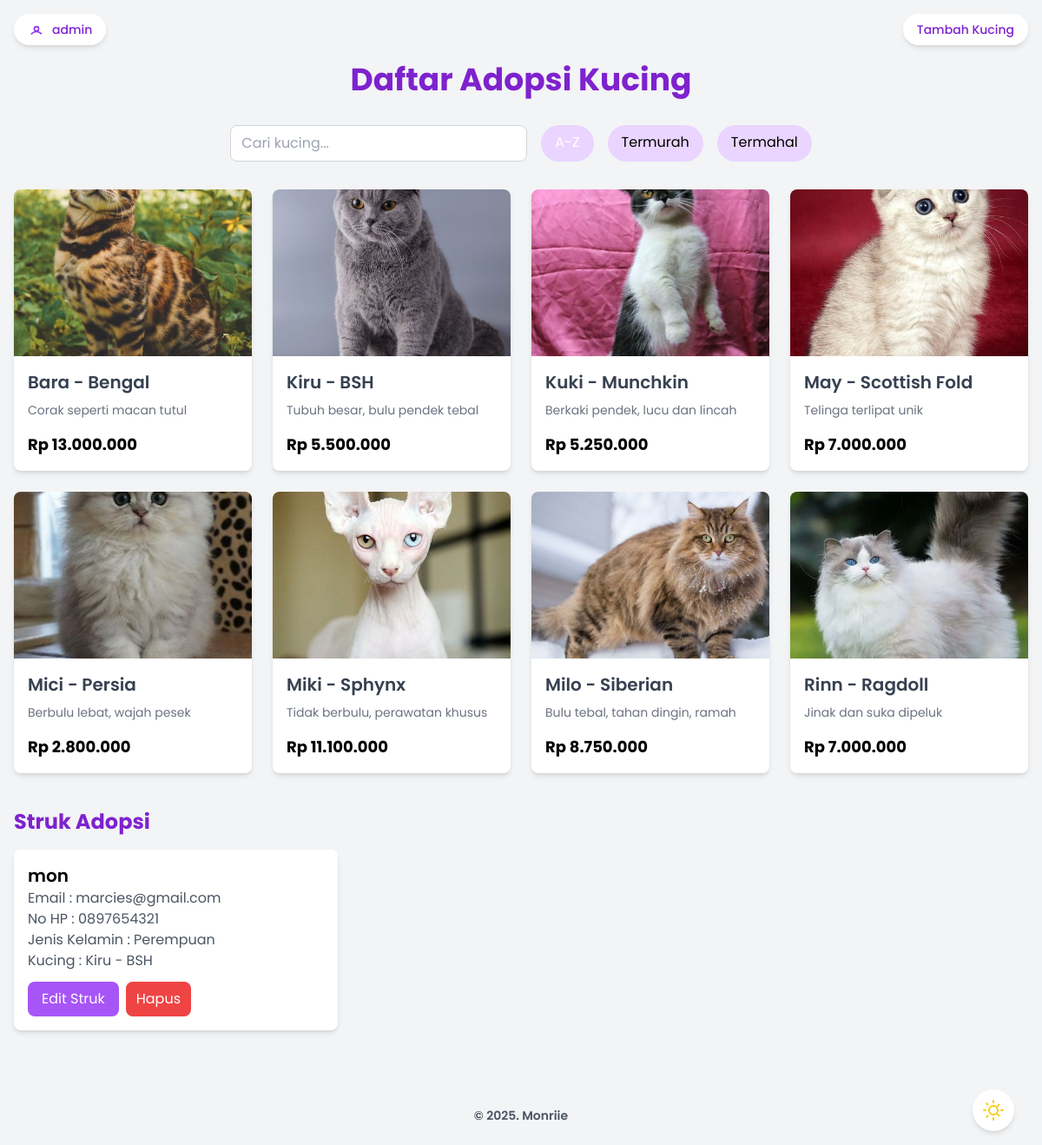
The app's page /?sort=a-z (signed in) with its own data.
### tables this page shows
CREATE TABLE `cats` (
  `id` int NOT NULL,
  `img` varchar(255) NOT NULL,
  `name` varchar(100) NOT NULL,
  `description` varchar(255) NOT NULL,
  `price` int NOT NULL,
  `created_at` timestamp NOT NULL DEFAULT CURRENT_TIMESTAMP,
  `updated_at` timestamp NOT NULL DEFAULT CURRENT_TIMESTAMP ON UPDATE CURRENT_TIMESTAMP
);

CREATE TABLE `adoptions` (
  `id` int NOT NULL,
  `cat_id` int DEFAULT NULL,
  `name` varchar(100) NOT NULL,
  `email` varchar(100) NOT NULL,
  `phone` varchar(20) NOT NULL,
  `gender` enum('Laki-laki','Perempuan') NOT NULL,
  `adoption_date` timestamp NOT NULL DEFAULT CURRENT_TIMESTAMP
);

### include/util.php (called while the page is built, shortened)
<?php
$darkMode = isset($_COOKIE['dark_mode']) && $_COOKIE['dark_mode'] === 'true';
?>

### public/index.php (the view, shortened to what this page needs)
<?php
require_once __DIR__ . '/../include/util.php';
$config = new Config();
$conn = $config->getConnection();
class catManager {
    private $conn;
    public function __construct(mysqli $conn) {
        $this->conn = $conn;
    }
    public function getCats($sort = null) {
        $sql = "SELECT * FROM cats";
        if ($sort === 'a-z') {
            $sql .= " ORDER BY name ASC";
        } elseif ($sort === 'termurah') {
            $sql .= " ORDER BY price ASC";
        } elseif ($sort === 'termahal') {
            $sql .= " ORDER BY price DESC";
        }
        $result = mysqli_query($this->conn, $sql);
        return $result ? mysqli_fetch_all($result, MYSQLI_ASSOC) : [];
    }
}
class adoptionManager {
    private $conn;
    public function __construct(mysqli $conn) {
        $this->conn = $conn;
    }
    public function getAdoptions() {
        $sql = "SELECT adoptions.id, adoptions.name, adoptions.email, adoptions.phone, adoptions.gender, cats.name AS cat_name FROM adoptions JOIN cats ON adoptions.cat_id = cats.id";
        $result = mysqli_query($this->conn, $sql);
        return $result ? mysqli_fetch_all($result, MYSQLI_ASSOC) : [];
    }
}
$catManager = new CatManager($conn);
$adoptionManager = new AdoptionManager($conn);
$currentSort = $_GET['sort'] ?? 'all';
$cats = $catManager->getCats($currentSort);
$adoptions = $adoptionManager->getAdoptions();
?>
<!DOCTYPE html>
<html lang="id" class="scroll-smooth <?= $darkMode ? 'dark' : '' ?>">
<head>
    <script src="https://cdn.tailwindcss.com">
    </script>
</head>
<body class="font-[poppins] <?= $darkMode ? 'bg-gray-900' : 'bg-gray-100' ?>">
    <header class="mx-auto mt-10 py-8 max-w-7xl">
        <h1 class="text-4xl font-bold text-center text-purple-700 dark:text-purple-400">Daftar Adopsi Kucing</h1>
    </header>
    <main class="mx-auto px-4 pb-16 max-w-7xl">
        <section aria-labelledby="filter-heading" class="mb-8">
            <nav class="sort_criteria flex justify-center space-x-4">
                <input type="text" id="searchInput" placeholder="Cari kucing..." class="border border-gray-300 rounded-lg px-3 py-2 dark:bg-gray-700 dark:border-gray-600 dark:text-white">
                <a href="?sort=a-z"
                   class="px-4 py-2 dark:bg-purple-900 bg-purple-200 text-black dark:text-white rounded-full hover:bg-purple-300 dark:hover:bg-purple-800 transition <?php echo ($currentSort === 'a-z') ? 'bg-black dark:bg-purple-600 text-white' : ''; ?>"
                   aria-current="<?php echo ($currentSort === 'a-z') ? 'page' : 'false'; ?>">
                    A-Z
                </a>
                <a href="?sort=termurah"
                   class="px-4 py-2 dark:bg-purple-900 bg-purple-200 text-black dark:text-white rounded-full hover:bg-purple-300 dark:hover:bg-purple-800 transition <?php echo ($currentSort === 'termurah') ? 'bg-black dark:bg-purple-600 text-white' : ''; ?>"
                   aria-current="<?php echo ($currentSort === 'termurah') ? 'page' : 'false'; ?>">
                    Termurah
                </a>
                <a href="?sort=termahal"
                   class="px-4 py-2 dark:bg-purple-900 bg-purple-200 text-black dark:text-white rounded-full hover:bg-purple-300 dark:hover:bg-purple-800 transition <?php echo ($currentSort === 'termahal') ? 'bg-black dark:bg-purple-600 text-white' : ''; ?>"
                   aria-current="<?php echo ($currentSort === 'termahal') ? 'page' : 'false'; ?>">
                    Termahal
                </a>
            </nav>
        </section>
        <?php if ($_SESSION['role'] === 'admin') : ?>
            <button id="openPopup" class="fixed top-4 right-4 z-10 flex items-center space-x-2 text-sm font-medium text-purple-700 dark:text-purple-400 bg-white dark:bg-gray-800 px-4 py-2 rounded-full shadow-md hover:bg-purple-100 dark:hover:bg-gray-700 transition" aria-label="Tambah Kucing Baru" aria-haspopup="dialog">
                Tambah Kucing
            </button>
        <?php endif; ?>
        <a href="../app/profile.php" class="fixed top-4 left-4 z-30 flex items-center space-x-2 bg-white dark:text-purple-400 bg-white dark:bg-gray-800 px-4 py-2 rounded-full shadow-md hover:bg-purple-100 dark:hover:bg-gray-700 transition">
            <span class="text-sm font-medium text-purple-700 dark:text-purple-400"><?php echo htmlspecialchars($_SESSION['username'] ?? 'User'); ?></span>
        </a>
        <form method="POST" class="ml-auto">
            <button  type="submit" name="toggle_dark_mode" class="fixed bottom-4 right-8 z-30 flex items-center space-x-2 bg-white dark:bg-gray-700 text-gray-900 dark:text-purple-300 p-3 rounded-full shadow-md hover:shadow-lg transition">
            </button>
        </form>
        <section aria-labelledby="cats-heading">
            <div id="catList" class="catList grid sm:grid-cols-2 md:grid-cols-3 lg:grid-cols-4 gap-6">
                <?php foreach ($cats as $cat): ?>
                    <article
                        class="cat-item bg-white dark:bg-gray-800 rounded-lg shadow-md overflow-hidden hover:shadow-lg"
                        data-name="<?= htmlspecialchars(strtolower($cat['name'])) ?>">
                        <img src="../<?= htmlspecialchars($cat['img']); ?>"
                            alt="<?= htmlspecialchars($cat['name']) ?>"
                            class="w-full h-48 object-cover hover:scale-105">
                        <div class="p-4">
                            <header><h2 class="text-xl font-semibold text-gray-700 dark:text-white"><?= htmlspecialchars($cat['name']) ?></h2></header>
                            <p class="text-gray-500 dark:text-gray-300 text-sm mt-2"><?= htmlspecialchars($cat['description']) ?></p>
                            <p class="text-lg font-bold text-black dark:text-white mt-4">Rp <?= number_format($cat['price'], 0, ',', '.') ?></p>
                        </div>
                    </article>
                <?php endforeach; ?>
            </div>
        </section>
         <section class="mt-10">
            <h2 class="text-2xl font-bold text-purple-700 dark:text-purple-400">Struk Adopsi</h2>
            <div class="grid sm:grid-cols-1 md:grid-cols-2 lg:grid-cols-3 gap-6 mt-4">
                <?php foreach ($adoptions as $adoption) { ?>
                    <div class="bg-white dark:bg-gray-800 p-4 rounded-lg shadow-md">
                        <h3 class="text-xl font-semibold dark:text-white"><?= htmlspecialchars($adoption['name']) ?></h3>
                        <p class="text-gray-600 dark:text-gray-300">Email : <?= htmlspecialchars($adoption['email']) ?></p>
                        <p class="text-gray-600 dark:text-gray-300">No HP : <?= htmlspecialchars($adoption['phone']) ?></p>
                        <p class="text-gray-600 dark:text-gray-300">Jenis Kelamin : <?= htmlspecialchars($adoption['gender']) ?></p>
                        <p class="text-gray-600 dark:text-gray-300">Kucing : <?= htmlspecialchars($adoption['cat_name']) ?></p>
                        <?php if ($_SESSION['role'] === 'admin') : ?>
                            <div class="flex space-x-2 mt-3">
                                <form action="../app/update_struk.php" method="GET" class="inline-block">
                                    <button type="submit" class="bg-purple-500 text-white py-2 px-4 rounded-lg hover:bg-purple-600">
                                        Edit Struk
                                    </button>
                                </form>
                                <form method="POST" class="inline-block">
                                    <button type="submit" name="remove_struk" class="bg-red-500 text-white py-2 px-3 rounded-lg hover:bg-red-600 transition duration-300">
                                        Hapus
                                    </button>
                                </form>
                            </div>
                        <?php endif; ?>
                    </div>
                <?php } ?>
            </div>
        </section>
    </main>
    <footer class="mx-auto px-4 py-6 max-w-7xl text-center text-gray-600 dark:text-gray-400 text-sm font-semibold">
        <p>&copy; <?php echo date('Y'); ?>. Monriie</p>
    </footer>
</body>
</html>

### records on screen
cats: img (picture), name "Bara - Bengal", description "Corak seperti macan tutul", price "13.000.000"
cats: img (picture), name "Kiru - BSH", description "Tubuh besar, bulu pendek tebal", price "5.500.000"
cats: img (picture), name "Kuki - Munchkin", description "Berkaki pendek, lucu dan lincah", price "5.250.000"
cats: img (picture), name "May - Scottish Fold", description "Telinga terlipat unik", price "7.000.000"
cats: img (picture), name "Mici - Persia", description "Berbulu lebat, wajah pesek", price "2.800.000"
cats: img (picture), name "Miki - Sphynx", description "Tidak berbulu, perawatan khusus", price "11.100.000"
cats: img (picture), name "Milo - Siberian", description "Bulu tebal, tahan dingin, ramah", price "8.750.000"
cats: img (picture), name "Rinn - Ragdoll", description "Jinak dan suka dipeluk", price "7.000.000"
adoptions: name "mon", email "marcies@gmail.com", phone "0897654321", gender "Perempuan", cat.name "Kiru - BSH"

### other values on screen
$_SESSION['username'] "admin"
